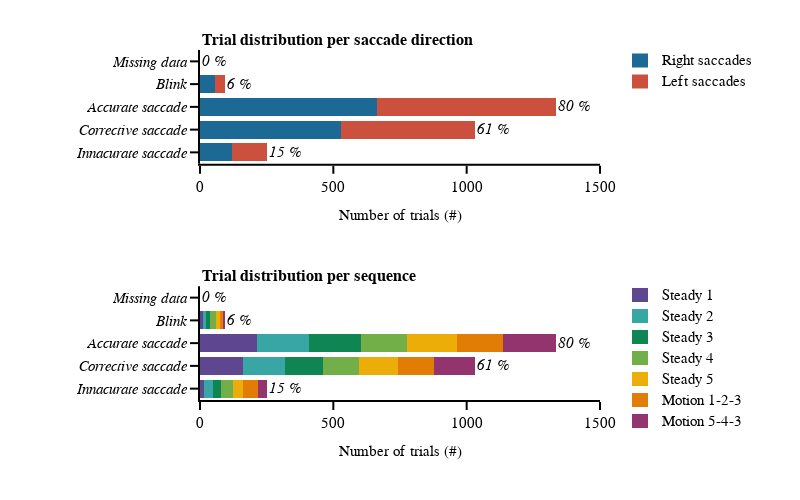

Notebook cell for this chart:
### Markdown cell above
#### Saccade analysis output graph

### Code cell
# general figure settings
template_specs = dict(  axes_color="rgba(0, 0, 0, 1)",
                        axes_width=2,
                        axes_font_size=15,
                        bg_col="rgba(255, 255, 255, 1)",
                        font='Helvetica',
                        title_font_size=15,
                        plot_width=1.5)
fig_template = plotly_template(template_specs)

# figure specific settings
x_range = [0,1500]
colors_panel = px.colors.qualitative.Prism
subplot_titles = ('<b>Trial distribution per saccade direction<b>','<b>Trial distribution per sequence<b>')
analysis_crit = ['<i>Missing data<i>', '<i>Blink<i>', '<i>Accurate saccade<i>', '<i>Corrective saccade<i>', '<i>Innacurate saccade<i>']
analysis_crit_df = ['miss_time_trial','blink_trial','main_sac_trial','cor_sac_trial','innacurate_sac_trial']
x_label='Number of trials (#)'
tss = ['Steady 1', 'Steady 2', 'Steady 3', 'Steady 4', 'Steady 5', 'Motion 1-2-3', 'Motion 5-4-3']
sds = ['Right saccades', 'Left saccades']
ts_cols = [colors_panel[0], colors_panel[2], colors_panel[3], colors_panel[4], colors_panel[5], colors_panel[6], colors_panel[8]]
sd_cols = [colors_panel[1], colors_panel[7]]
x_legend = 1.15
y_legend_step = 0.06
y_legend_sd = 0.97
y_legend_ts = 0.3
rad_leg = 0.04

# subplot settings
rows, cols = 2, 1
fig_height, fig_width = 500,800
column_widths,row_heights = [1],[1,1]
sb_specs = [[{}],[{}]]
fig = make_subplots(rows=rows, cols=cols, specs=sb_specs, print_grid=False, vertical_spacing=0.35, horizontal_spacing=0.02, 
                    column_widths=column_widths, row_heights=row_heights, shared_yaxes=True, subplot_titles=subplot_titles)
fig.layout.update(template=fig_template, 
                  width=fig_width, 
                  height=fig_height, 
                  margin_l=200, margin_r=200, margin_t=50, margin_b=100, 
                  barmode='stack', 
                  showlegend=False)



# Right / Left saccades
# ---------------------
for sd_num, sd in enumerate(sds):
    # plot
    fig.append_trace(go.Bar(y=analysis_crit, x=df_all.loc[(df_all.saccade_direction == sd_num+1)][analysis_crit_df].sum(), 
                            orientation='h', name=sd, marker_color=sd_cols[sd_num]),row=1, col=1)
    # legend
    fig.add_annotation(xref='paper', yref='paper', x=x_legend, y=y_legend_sd-y_legend_step*sd_num, 
                       text=sd, showarrow=False, font_size = template_specs['axes_font_size'],xanchor = 'left', yanchor='middle')
    fig.add_shape(type='rect',xref='paper', yref='paper', fillcolor=sd_cols[sd_num],line_width=0,
                  x0=x_legend-0.05-rad_leg/2, y0=y_legend_sd-y_legend_step*sd_num-rad_leg/2, 
                  x1=x_legend-0.05+rad_leg/2, y1=y_legend_sd-y_legend_step*sd_num+rad_leg/2)

    
# annotation value
for num_crit, crit_name in enumerate(analysis_crit_df):
    fig.add_annotation(x=df_all[crit_name].sum(), y=num_crit, text='<i>{:1.0f} %<i>'.format(df_all[crit_name].mean()*100), 
                       showarrow=False, font_size = template_specs['axes_font_size'],xanchor = 'left', row=1, col=1)

fig.layout.annotations[0].update(x=0,xanchor='left')
fig.layout.update(xaxis_range=x_range, 
                  xaxis_visible=True, 
                  xaxis_linewidth=template_specs['axes_width'], 
                  xaxis_ticklen=8, 
                  xaxis_title_text=x_label,
                  yaxis_visible=True, 
                  yaxis_linewidth=template_specs['axes_width'],
                  yaxis_ticklen=8, 
                  yaxis_autorange="reversed")

# Trials sequence
# ---------------
for ts_num, ts in enumerate(tss):
    # plot
    fig.append_trace(go.Bar(y=analysis_crit, x=df_all.loc[(df_all.trial_sequence == ts_num+1)][analysis_crit_df].sum(), 
                            orientation='h', name=ts, marker_color=ts_cols[ts_num]),row=2, col=1)
    # legend
    fig.add_annotation(xref='paper', yref='paper', x=x_legend, y=y_legend_ts-(y_legend_step*ts_num), 
                       text=ts, showarrow=False, font_size = template_specs['axes_font_size'], xanchor = 'left', yanchor='middle')
    fig.add_shape(type='rect',xref='paper', yref='paper', fillcolor=ts_cols[ts_num],line_width=0,
                  x0=x_legend-0.05-rad_leg/2, y0=y_legend_ts-y_legend_step*ts_num-rad_leg/2, 
                  x1=x_legend-0.05+rad_leg/2, y1=y_legend_ts-y_legend_step*ts_num+rad_leg/2)

for num_crit, crit_name in enumerate(analysis_crit_df):
    fig.add_annotation(x=df_all[crit_name].sum(), y=num_crit, text='<i>{:1.0f} %<i>'.format(df_all[crit_name].mean()*100), 
                       showarrow=False, font_size = template_specs['axes_font_size'],xanchor = 'left', row=2, col=1)


fig.layout.annotations[1].update(x=0,xanchor='left')
fig.layout.update(xaxis2_range=x_range, 
                  xaxis2_visible=True, 
                  xaxis2_linewidth=template_specs['axes_width'], 
                  xaxis2_ticklen=8, 
                  xaxis2_title_text=x_label,
                  yaxis2_visible=True, 
                  yaxis2_linewidth=template_specs['axes_width'], 
                  yaxis2_ticklen=8, 
                  yaxis2_autorange="reversed"
                 )

# Save figure
fig.show()
if not os.path.exists(fig_dir):os.mkdir(fig_dir)    
fig.write_image('{}/{}_trial_dist.pdf'.format(fig_dir, subject))

### Figure 1 — Plotly figure (JSON) as saved in the notebook; plotly's stock layout.template omitted (floating-point values rounded to 4 significant figures)
{"data": [{"marker": {"color": "rgb(29, 105, 150)"}, "name": "Right saccades", "orientation": "h", "type": "bar", "x": [0, 58, 662, 528, 120], "xaxis": "x", "y": ["<i>Missing data<i>", "<i>Blink<i>", "<i>Accurate saccade<i>", "<i>Corrective saccade<i>", "<i>Innacurate saccade<i>"], "yaxis": "y"}, {"marker": {"color": "rgb(204, 80, 62)"}, "name": "Left saccades", "orientation": "h", "type": "bar", "x": [0, 36, 674, 505, 130], "xaxis": "x", "y": ["<i>Missing data<i>", "<i>Blink<i>", "<i>Accurate saccade<i>", "<i>Corrective saccade<i>", "<i>Innacurate saccade<i>"], "yaxis": "y"}, {"marker": {"color": "rgb(95, 70, 144)"}, "name": "Steady 1", "orientation": "h", "type": "bar", "x": [0, 13, 213, 163, 14], "xaxis": "x2", "y": ["<i>Missing data<i>", "<i>Blink<i>", "<i>Accurate saccade<i>", "<i>Corrective saccade<i>", "<i>Innacurate saccade<i>"], "yaxis": "y2"}, {"marker": {"color": "rgb(56, 166, 165)"}, "name": "Steady 2", "orientation": "h", "type": "bar", "x": [0, 10, 195, 155, 35], "xaxis": "x2", "y": ["<i>Missing data<i>", "<i>Blink<i>", "<i>Accurate saccade<i>", "<i>Corrective saccade<i>", "<i>Innacurate saccade<i>"], "yaxis": "y2"}, {"marker": {"color": "rgb(15, 133, 84)"}, "name": "Steady 3", "orientation": "h", "type": "bar", "x": [0, 14, 196, 145, 30], "xaxis": "x2", "y": ["<i>Missing data<i>", "<i>Blink<i>", "<i>Accurate saccade<i>", "<i>Corrective saccade<i>", "<i>Innacurate saccade<i>"], "yaxis": "y2"}, {"marker": {"color": "rgb(115, 175, 72)"}, "name": "Steady 4", "orientation": "h", "type": "bar", "x": [0, 23, 174, 132, 43], "xaxis": "x2", "y": ["<i>Missing data<i>", "<i>Blink<i>", "<i>Accurate saccade<i>", "<i>Corrective saccade<i>", "<i>Innacurate saccade<i>"], "yaxis": "y2"}, {"marker": {"color": "rgb(237, 173, 8)"}, "name": "Steady 5", "orientation": "h", "type": "bar", "x": [0, 15, 184, 147, 41], "xaxis": "x2", "y": ["<i>Missing data<i>", "<i>Blink<i>", "<i>Accurate saccade<i>", "<i>Corrective saccade<i>", "<i>Innacurate saccade<i>"], "yaxis": "y2"}, {"marker": {"color": "rgb(225, 124, 5)"}, "name": "Motion 1-2-3", "orientation": "h", "type": "bar", "x": [0, 10, 176, 136, 54], "xaxis": "x2", "y": ["<i>Missing data<i>", "<i>Blink<i>", "<i>Accurate saccade<i>", "<i>Corrective saccade<i>", "<i>Innacurate saccade<i>"], "yaxis": "y2"}, {"marker": {"color": "rgb(148, 52, 110)"}, "name": "Motion 5-4-3", "orientation": "h", "type": "bar", "x": [0, 9, 198, 155, 33], "xaxis": "x2", "y": ["<i>Missing data<i>", "<i>Blink<i>", "<i>Accurate saccade<i>", "<i>Corrective saccade<i>", "<i>Innacurate saccade<i>"], "yaxis": "y2"}], "layout": {"annotations": [{"font": {"size": 16}, "showarrow": false, "text": "<b>Trial distribution per saccade direction<b>", "x": 0, "xanchor": "left", "xref": "paper", "y": 1, "yanchor": "bottom", "yref": "paper"}, {"font": {"size": 16}, "showarrow": false, "text": "<b>Trial distribution per sequence<b>", "x": 0, "xanchor": "left", "xref": "paper", "y": 0.325, "yanchor": "bottom", "yref": "paper"}, {"font": {"size": 15}, "showarrow": false, "text": "Right saccades", "x": 1.15, "xanchor": "left", "xref": "paper", "y": 0.97, "yanchor": "middle", "yref": "paper"}, {"font": {"size": 15}, "showarrow": false, "text": "Left saccades", "x": 1.15, "xanchor": "left", "xref": "paper", "y": 0.91, "yanchor": "middle", "yref": "paper"}, {"font": {"size": 15}, "showarrow": false, "text": "<i>0 %<i>", "x": 0, "xanchor": "left", "xref": "x", "y": 0, "yref": "y"}, {"font": {"size": 15}, "showarrow": false, "text": "<i>6 %<i>", "x": 94, "xanchor": "left", "xref": "x", "y": 1, "yref": "y"}, {"font": {"size": 15}, "showarrow": false, "text": "<i>80 %<i>", "x": 1336, "xanchor": "left", "xref": "x", "y": 2, "yref": "y"}, {"font": {"size": 15}, "showarrow": false, "text": "<i>61 %<i>", "x": 1033, "xanchor": "left", "xref": "x", "y": 3, "yref": "y"}, {"font": {"size": 15}, "showarrow": false, "text": "<i>15 %<i>", "x": 250, "xanchor": "left", "xref": "x", "y": 4, "yref": "y"}, {"font": {"size": 15}, "showarrow": false, "text": "Steady 1", "x": 1.15, "xanchor": "left", "xref": "paper", "y": 0.3, "yanchor": "middle", "yref": "paper"}, {"font": {"size": 15}, "showarrow": false, "text": "Steady 2", "x": 1.15, "xanchor": "left", "xref": "paper", "y": 0.24, "yanchor": "middle", "yref": "paper"}, {"font": {"size": 15}, "showarrow": false, "text": "Steady 3", "x": 1.15, "xanchor": "left", "xref": "paper", "y": 0.18, "yanchor": "middle", "yref": "paper"}, {"font": {"size": 15}, "showarrow": false, "text": "Steady 4", "x": 1.15, "xanchor": "left", "xref": "paper", "y": 0.12, "yanchor": "middle", "yref": "paper"}, {"font": {"size": 15}, "showarrow": false, "text": "Steady 5", "x": 1.15, "xanchor": "left", "xref": "paper", "y": 0.06, "yanchor": "middle", "yref": "paper"}, {"font": {"size": 15}, "showarrow": false, "text": "Motion 1-2-3", "x": 1.15, "xanchor": "left", "xref": "paper", "y": 0, "yanchor": "middle", "yref": "paper"}, {"font": {"size": 15}, "showarrow": false, "text": "Motion 5-4-3", "x": 1.15, "xanchor": "left", "xref": "paper", "y": -0.06, "yanchor": "middle", "yref": "paper"}, {"font": {"size": 15}, "showarrow": false, "text": "<i>0 %<i>", "x": 0, "xanchor": "left", "xref": "x2", "y": 0, "yref": "y2"}, {"font": {"size": 15}, "showarrow": false, "text": "<i>6 %<i>", "x": 94, "xanchor": "left", "xref": "x2", "y": 1, "yref": "y2"}, {"font": {"size": 15}, "showarrow": false, "text": "<i>80 %<i>", "x": 1336, "xanchor": "left", "xref": "x2", "y": 2, "yref": "y2"}, {"font": {"size": 15}, "showarrow": false, "text": "<i>61 %<i>", "x": 1033, "xanchor": "left", "xref": "x2", "y": 3, "yref": "y2"}, {"font": {"size": 15}, "showarrow": false, "text": "<i>15 %<i>", "x": 250, "xanchor": "left", "xref": "x2", "y": 4, "yref": "y2"}], "barmode": "stack", "height": 500, "margin": {"b": 100, "l": 200, "r": 200, "t": 50}, "shapes": [{"fillcolor": "rgb(29, 105, 150)", "line": {"width": 0}, "type": "rect", "x0": 1.08, "x1": 1.12, "xref": "paper", "y0": 0.95, "y1": 0.99, "yref": "paper"}, {"fillcolor": "rgb(204, 80, 62)", "line": {"width": 0}, "type": "rect", "x0": 1.08, "x1": 1.12, "xref": "paper", "y0": 0.89, "y1": 0.93, "yref": "paper"}, {"fillcolor": "rgb(95, 70, 144)", "line": {"width": 0}, "type": "rect", "x0": 1.08, "x1": 1.12, "xref": "paper", "y0": 0.28, "y1": 0.32, "yref": "paper"}, {"fillcolor": "rgb(56, 166, 165)", "line": {"width": 0}, "type": "rect", "x0": 1.08, "x1": 1.12, "xref": "paper", "y0": 0.22, "y1": 0.26, "yref": "paper"}, {"fillcolor": "rgb(15, 133, 84)", "line": {"width": 0}, "type": "rect", "x0": 1.08, "x1": 1.12, "xref": "paper", "y0": 0.16, "y1": 0.2, "yref": "paper"}, {"fillcolor": "rgb(115, 175, 72)", "line": {"width": 0}, "type": "rect", "x0": 1.08, "x1": 1.12, "xref": "paper", "y0": 0.1, "y1": 0.14, "yref": "paper"}, {"fillcolor": "rgb(237, 173, 8)", "line": {"width": 0}, "type": "rect", "x0": 1.08, "x1": 1.12, "xref": "paper", "y0": 0.04, "y1": 0.08, "yref": "paper"}, {"fillcolor": "rgb(225, 124, 5)", "line": {"width": 0}, "type": "rect", "x0": 1.08, "x1": 1.12, "xref": "paper", "y0": -0.02, "y1": 0.02, "yref": "paper"}, {"fillcolor": "rgb(148, 52, 110)", "line": {"width": 0}, "type": "rect", "x0": 1.08, "x1": 1.12, "xref": "paper", "y0": -0.08, "y1": -0.04, "yref": "paper"}], "showlegend": false, "width": 800, "xaxis": {"anchor": "y", "domain": [0, 1], "linewidth": 2, "range": [0, 1500], "ticklen": 8, "title": {"text": "Number of trials (#)"}, "type": "linear", "visible": true}, "xaxis2": {"anchor": "y2", "domain": [0, 1], "linewidth": 2, "range": [0, 1500], "ticklen": 8, "title": {"text": "Number of trials (#)"}, "type": "linear", "visible": true}, "yaxis": {"anchor": "x", "autorange": true, "domain": [0.675, 1], "linewidth": 2, "range": [4.5, -0.5], "ticklen": 8, "type": "category", "visible": true}, "yaxis2": {"anchor": "x2", "autorange": true, "domain": [0, 0.325], "linewidth": 2, "range": [4.5, -0.5], "ticklen": 8, "type": "category", "visible": true}}}
